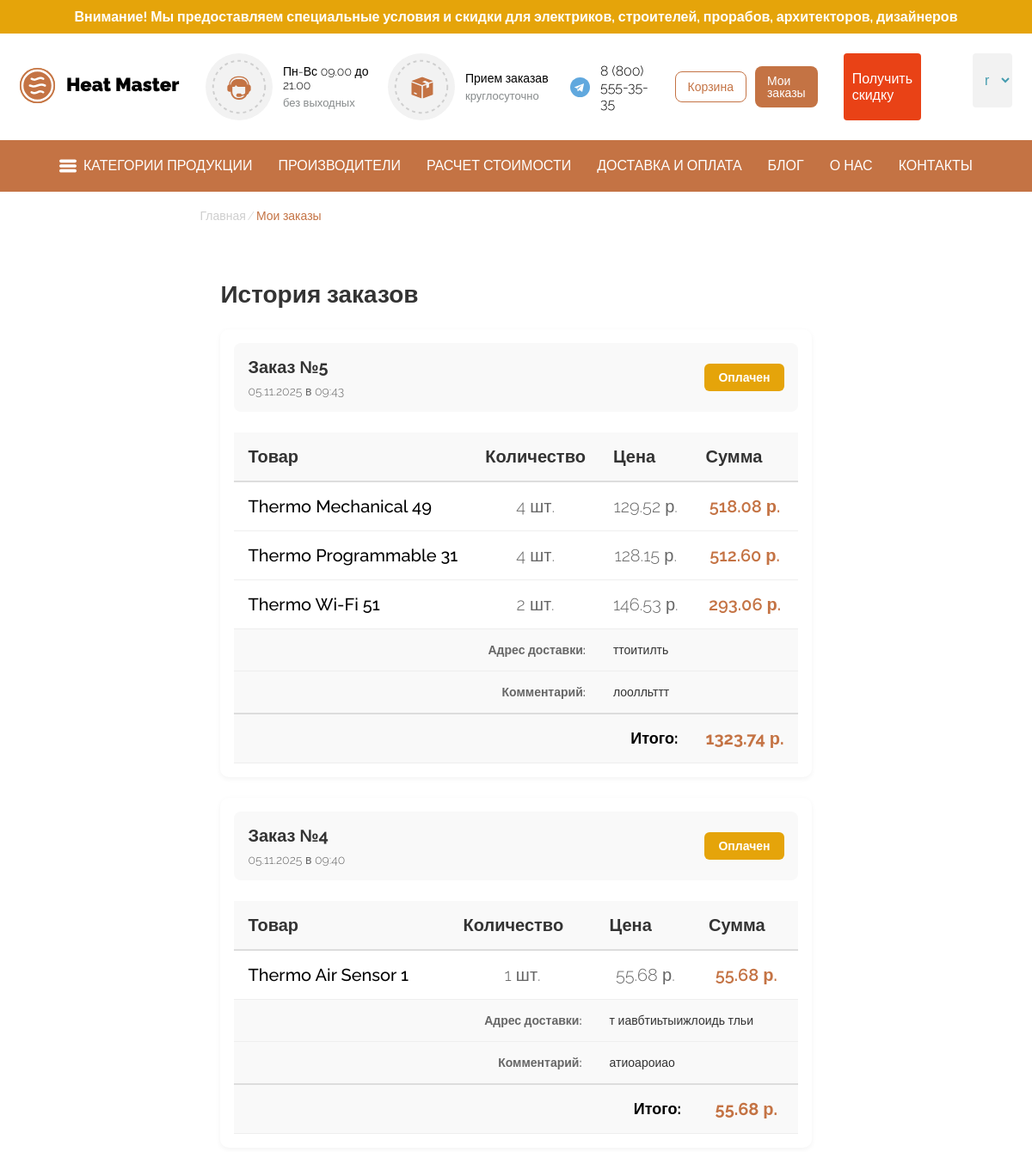
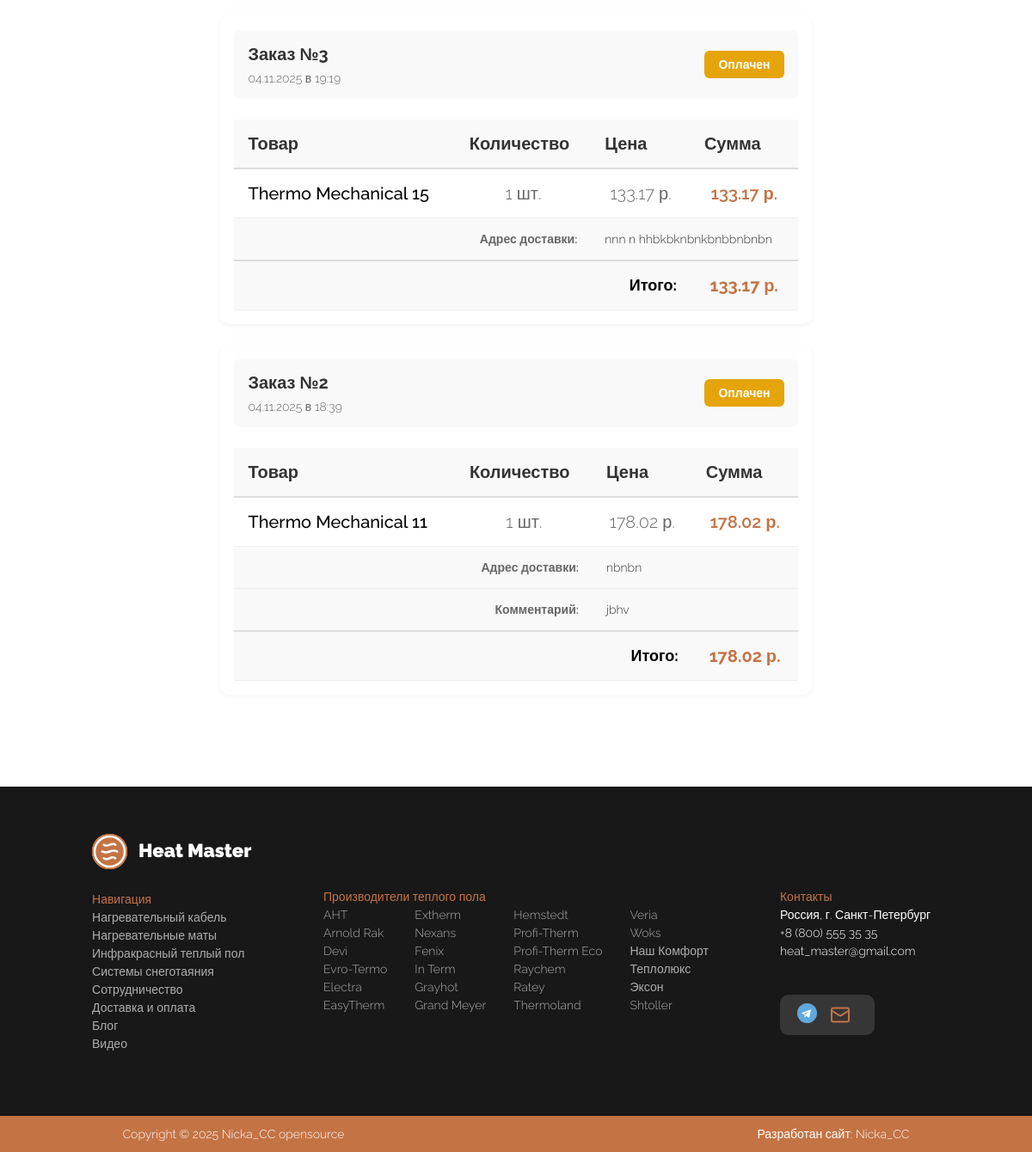
/my-orders/ (signed in), run on the app's committed database (2 pictures, top to bottom).
### HeatMaster/models.py (models this page shows, shortened)
class Order(models.Model):
    STATUS_NEW = 'new'
    STATUS_PAID = 'paid'
    STATUS_SHIPPED = 'shipped'
    STATUS_COMPLETED = 'completed'
    STATUS_CANCELLED = 'cancelled'
    STATUS_CHOICES = (
        (STATUS_NEW, 'Новый'),
        (STATUS_PAID, 'Оплачен'),
        (STATUS_SHIPPED, 'Отправлен'),
        (STATUS_COMPLETED, 'Завершен'),
        (STATUS_CANCELLED, 'Отменен'),
    )
    user = models.ForeignKey('auth.User', related_name='orders', on_delete=models.CASCADE)
    created_at = models.DateTimeField(auto_now_add=True)
    updated_at = models.DateTimeField(auto_now=True)
    status = models.CharField(max_length=20, choices=STATUS_CHOICES, default=STATUS_NEW)
    total_amount = models.FloatField(default=0)
    shipping_address = models.CharField(max_length=500, blank=True, default='')
    comment = models.CharField(max_length=500, blank=True, default='')

class OrderItem(models.Model):
    order = models.ForeignKey(Order, related_name='items', on_delete=models.CASCADE)
    thermostat = models.ForeignKey(Thermostat, related_name='order_items', on_delete=models.PROTECT)
    quantity = models.PositiveIntegerField()
    price_at_purchase = models.FloatField()
    @property
    def subtotal(self):
        return float(self.price_at_purchase) * int(self.quantity)

class Thermostat(models.Model):
    image = models.ImageField(upload_to="images/", null=True, blank=True)
    name = models.CharField(max_length=120)
    price = models.FloatField(max_length=1000)
    manufacturer = models.CharField(max_length=120)
    country_manufacturer = models.CharField(max_length=120)
    model = models.CharField(max_length=120)
    available = models.IntegerField(default=0)
    description = models.CharField(max_length=12000)
    description_block = models.CharField(max_length=12000)
    charge_block = models.CharField(max_length=120)
    control_range = models.CharField(max_length=120)
    max_load = models.CharField(max_length=120)
    type_connection = models.CharField(max_length=120)
    type_device = models.CharField(max_length=120)
    thermostats = models.ForeignKey(Thermostats, related_name="thermostat", on_delete=models.CASCADE)

### HeatMaster/views.py (the view)
# urls.py: path('my-orders/', views.my_orders, name='my_orders'),
def my_orders(request):
    if not request.user.is_authenticated:
        return redirect('signIn')
    orders = Order.objects.filter(user=request.user).order_by('-created_at')
    return render(request, 'pages/my_orders.html', {'orders': orders})

### HeatMaster/templates/pages/my_orders.html (shortened to what this page needs)
{% extends './layout.html' %}
{% load static %}
{% block extra_css %}
<link rel="stylesheet" href="{% static 'css/thermostats.css' %}">
{% endblock %}
{% block content %}
<div class="content">
    <div class="content_info">
        <div class="bread_crumps"><a href="{% url 'home' %}">Главная</a> / <div class="bread_crump">Мои заказы</div></div>
        <div class="orders-container">
            <h2 class="orders-title">История заказов</h2>
            {% if orders %}
                {% for order in orders %}
                <div class="white-box order-card-wrapper">
                    <div class="order-header-info">
                        <div class="order-header-left">
                            <div class="order-number">Заказ №{{ order.id }}</div>
                            <div class="order-date">{{ order.created_at|date:"d.m.Y в H:i" }}</div>
                        </div>
                        <span class="status-badge status-{{ order.status }}">{{ order.get_status_display }}</span>
                    </div>
                    <table class="orders-table">
                        <thead>
                            <tr>
                                <th>Товар</th>
                                <th>Количество</th>
                                <th>Цена</th>
                                <th>Сумма</th>
                            </tr>
                        </thead>
                        <tbody>
                            {% for it in order.items.all %}
                            <tr>
                                <td class="order-item-name">{{ it.thermostat.name }}</td>
                                <td class="order-item-qty">{{ it.quantity }} шт.</td>
                                <td class="order-item-price">{{ it.price_at_purchase|floatformat:2 }} р.</td>
                                <td class="order-item-total">{{ it.subtotal|floatformat:2 }} р.</td>
                            </tr>
                            {% endfor %}
                        </tbody>
                        <tfoot>
                            {% if order.shipping_address %}
                            <tr class="order-info-row">
                                <td colspan="2" class="order-info-label">Адрес доставки:</td>
                                <td colspan="2" class="order-info-value">{{ order.shipping_address }}</td>
                            </tr>
                            {% endif %}
                            {% if order.comment %}
                            <tr class="order-info-row">
                                <td colspan="2" class="order-info-label">Комментарий:</td>
                                <td colspan="2" class="order-info-value">{{ order.comment }}</td>
                            </tr>
                            {% endif %}
                            <tr class="order-total-row">
                                <td colspan="3" class="order-total-label">Итого:</td>
                                <td class="order-total-value">{{ order.total_amount|floatformat:2 }} р.</td>
                            </tr>
                        </tfoot>
                    </table>
                </div>
                {% endfor %}
            {% else %}
                <div class="orders-empty">
                    <div class="orders-empty-icon">📦</div>
                    <p>У вас пока нет заказов</p>
                    <a class="btn-start-shopping" href="{% url 'thermostat_list' %}">Начать покупки</a>
                </div>
            {% endif %}
        </div>
    </div>
</div>
{% endblock %}

### HeatMaster/static/css/header.css (style rules this page uses)
a { text-decoration: none !important; }
.body { font-family: "Raleway", sans-serif; font-optical-sizing: auto; font-weight: 300; font-style: normal; margin:0; overflow-x: hidden; }

### HeatMaster/static/css/thermostats.css (style rules this page uses)
.content { overflow-y: hidden; display: flex; justify-content: space-between; align-items: flex-start; overflow-x: hidden; font-size: 20px; margin-bottom: 59px; }
.bread_crump { color: #C47344; }
.bread_crumps { padding: 20px 0; display: flex; gap: 2px; font-size: 14px; color: #CECECE; text-decoration: none; }
.bread_crumps a { text-decoration: none; color: inherit; }
.orders-container { padding:24px; }
.orders-title { font-size:28px; font-weight:bold; margin-bottom:24px; color:#333; }
.order-card-wrapper { margin-bottom:24px; padding:24px; }
.order-header-info { display:flex; justify-content:space-between; align-items:center; margin-bottom:24px; padding:16px; background:#f9f9f9; border-radius:8px; }
.order-header-left { display:flex; flex-direction:column; gap:8px; }
.order-number { font-size:20px; font-weight:700; color:#333; }
.order-date { font-size:14px; color:#666; }
.status-badge { display:inline-block; padding:8px 16px; border-radius:6px; font-size:14px; font-weight:600; }
.status-paid { background:#E5A40A; color:#fff; }
.orders-table { width:100%; border-collapse:collapse; }
.orders-table thead { background:#f9f9f9; }
.orders-table th { padding:16px; text-align:left; font-weight:600; color:#333; border-bottom:2px solid #ddd; }
.orders-table td { padding:16px; border-bottom:1px solid #eee; }
.order-item-name { font-weight:500; }
.order-item-qty { text-align:center; color:#666; }
.order-item-price { text-align:center; color:#666; }
.order-item-total { text-align:center; font-weight:600; color:#C47344; }
.orders-table tfoot { background:#f9f9f9; }
.order-info-row { border-top:1px solid #eee; }
.order-info-label { text-align:right; padding:12px 16px; font-weight:600; color:#666; font-size:14px; }
.order-info-value { padding:12px 16px; color:#333; font-size:14px; }
.order-total-row { border-top:2px solid #ddd; }
.order-total-label { text-align:right; padding:16px; font-weight:700; font-size:18px; }
.order-total-value { text-align:center; padding:16px; font-weight:700; font-size:20px; color:#C47344; }
.white-box { background:#fff; border-radius:10px; box-shadow:0 2px 6px rgba(0,0,0,0.05); padding:16px; }

### data on the page
Order: id "5", created_at "05.11.2025 в 09:43", status "Оплачен", shipping_address "ттоитилть", comment "лоолльттт", total_amount "1323.74"
OrderItem: thermostat.name "Thermo Mechanical 49", quantity "4", price_at_purchase "129.52", subtotal "518.08"
OrderItem: thermostat.name "Thermo Programmable 31", quantity "4", price_at_purchase "128.15", subtotal "512.60"
OrderItem: thermostat.name "Thermo Wi-Fi 51", quantity "2", price_at_purchase "146.53", subtotal "293.06"
Order: id "4", created_at "05.11.2025 в 09:40", status "Оплачен", shipping_address "т иавбтиьтыижлоидь тльи", comment "атиоароиао", total_amount "55.68"
OrderItem: thermostat.name "Thermo Air Sensor 1", quantity "1", price_at_purchase "55.68", subtotal "55.68"
Order: id "3", created_at "04.11.2025 в 19:19", status "Оплачен", shipping_address "nnn n hhbkbknbnkbnbbnbnbn", total_amount "133.17"
OrderItem: thermostat.name "Thermo Mechanical 15", quantity "1", price_at_purchase "133.17", subtotal "133.17"
Order: id "2", created_at "04.11.2025 в 18:39", status "Оплачен", shipping_address "nbnbn", comment "jbhv", total_amount "178.02"
OrderItem: thermostat.name "Thermo Mechanical 11", quantity "1", price_at_purchase "178.02", subtotal "178.02"
